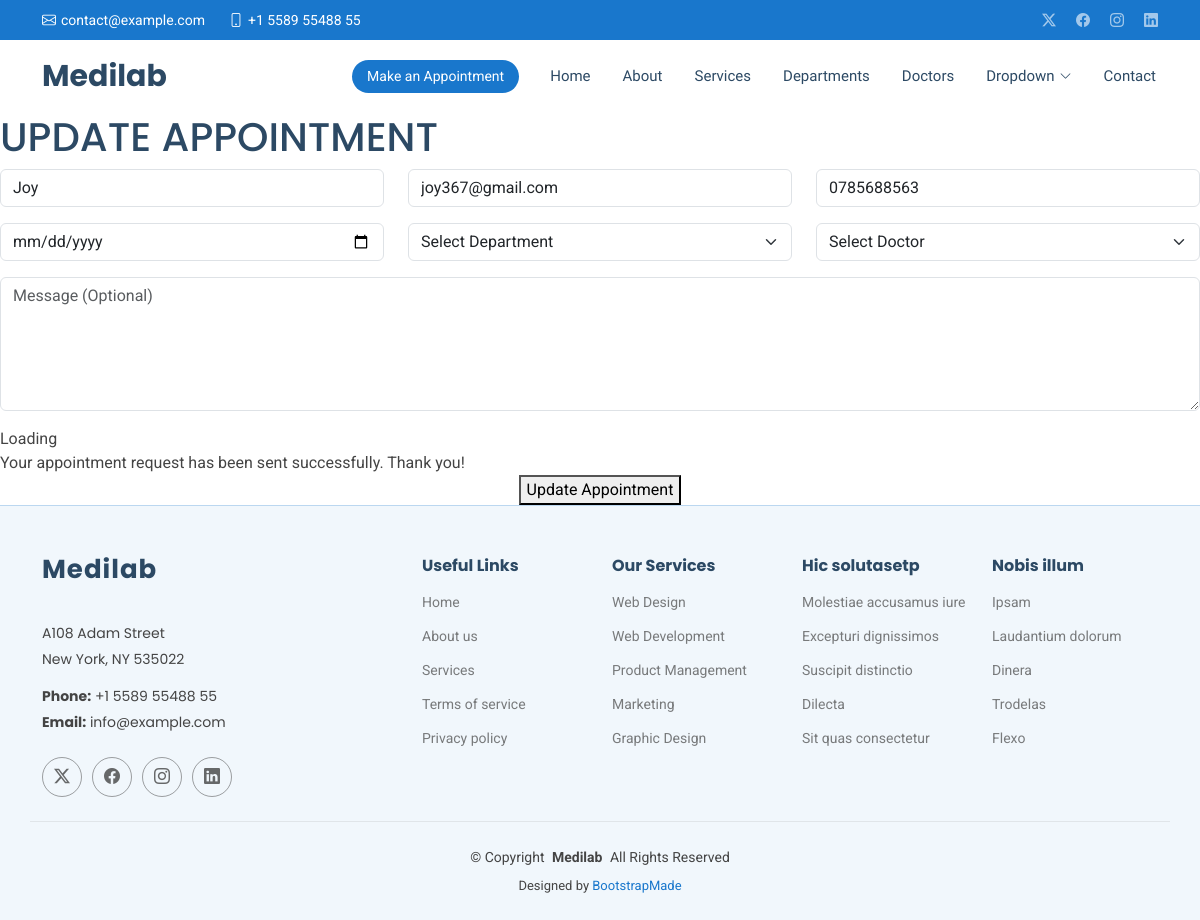
Page /edit/2 on the committed database.
### medicioapp/models.py (models this page shows, shortened)
class Appoint(models.Model):
    name = models.CharField(max_length=200)
    email = models.EmailField()
    phone = models.CharField(max_length=12)
    message = models.TextField(max_length=200)
    date = models.DateField()
    department = models.CharField(max_length=200)
    doctor = models.CharField(max_length=200)

### medicioapp/views.py (the view)
# urls.py: path('edit/<int:id>', views.edit,),
def edit(request, id):
    appointment = Appoint.objects.get(id=id)
    return render(request, 'edit.html', {'x': appointment})

### templates/edit.html (shortened to what this page needs)
{% extends 'starter-page.html' %}
{% load static %}
{% block body %}
    <form action= "/update/{{ x.id }}" method="POST">
<h1>UPDATE APPOINTMENT</h1>
          <div class="row">
            <div class="col-md-4 form-group">
              <input type="text" name="name" value="{{ x.name }}" class="form-control" id="name" placeholder="Your Name" required="">
            </div>
            <div class="col-md-4 form-group mt-3 mt-md-0">
              <input type="email" class="form-control" name="email" value="{{ x.email }}" id="email" placeholder="Your Email" required="">
            </div>
            <div class="col-md-4 form-group mt-3 mt-md-0">
              <input type="tel" class="form-control" name="phone" value="{{ x.phone }}" id="phone" placeholder="Your Phone" required="">
            </div>
          </div>
          <div class="row">
            <div class="col-md-4 form-group mt-3">
              <input type="date" name="date" value="{{ x.date }}" class="form-control" id="date" placeholder="Appointment Date" required="">
            </div>
            <div class="col-md-4 form-group mt-3">
              <select name="department" value="{{ x.department }}" id="department" class="form-select" required="">
                <option value="">Select Department</option>
              </select>
            </div>
            <div class="col-md-4 form-group mt-3">
              <select name="doctor" value="{{ x.doctor }}"id="doctor" class="form-select" required="">
                <option value="">Select Doctor</option>
              </select>
            </div>
          </div>
          <div class="form-group mt-3">
            <textarea class="form-control" name="message" rows="5" placeholder="Message (Optional)"></textarea>
          </div>
          <div class="mt-3">
            <div class="loading">Loading</div>
            <div class="sent-message">Your appointment request has been sent successfully. Thank you!</div>
            <div class="text-center btn-outline-primary"><button type="submit">Update Appointment</button></div>
          </div>
        </form>
{% endblock %}

### static/assets/css/main.css (style rules this page uses)
:root { --default-font: "Roboto", system-ui, -apple-system, "Segoe UI", Roboto, "Helvetica Neue", Arial, "Noto Sans", "Liberation Sans", sans-serif, "Apple Color Emoji", "Segoe UI Emoji", "Segoe UI Symbol", "Noto Color Emoji"; --heading-font: "Poppins", sans-serif; --nav-font: "Raleway", sans-serif; }
:root { --background-color: #ffffff; --default-color: #444444; --heading-color: #2c4964; --accent-color: #1977cc; --surface-color: #ffffff; --contrast-color: #ffffff; }
:root { --nav-color: #2c4964; --nav-hover-color: #1977cc; --nav-mobile-background-color: #ffffff; --nav-dropdown-background-color: #ffffff; --nav-dropdown-color: #2c4964; --nav-dropdown-hover-color: #1977cc; }
:root { scroll-behavior: smooth; }
body { color: var(--default-color); background-color: var(--background-color); font-family: var(--default-font); }
h1, h2, h3, h4, h5, h6 { color: var(--heading-color); font-family: var(--heading-font); }

### rows in the picture
Appoint: name "Joy", email "joy367@gmail.com", phone "0785688563"
